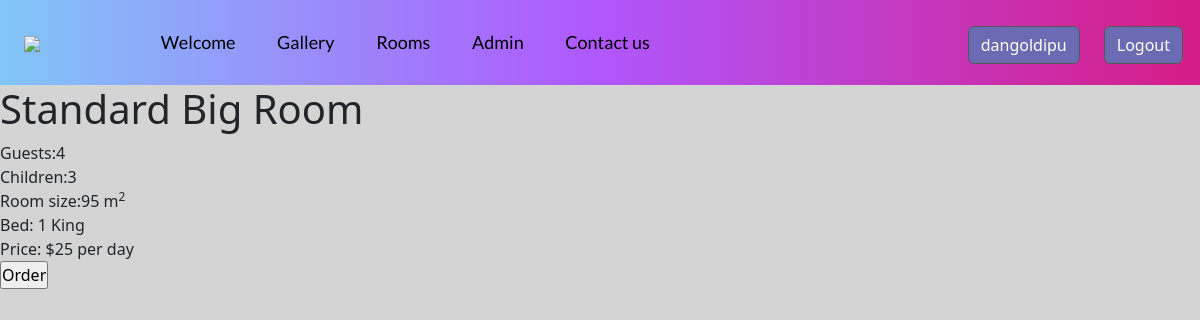
The app's page /room.php?id=4 (signed in) with its own data.
### tables this page shows
CREATE TABLE `logindetails` (
  `id` int(11) NOT NULL,
  `firstname` varchar(255) NOT NULL,
  `lastname` varchar(255) NOT NULL,
  `phone` varchar(255) NOT NULL,
  `password` varchar(255) NOT NULL,
  `email` varchar(255) NOT NULL,
  `username` varchar(255) NOT NULL,
  `role` int(11) NOT NULL
);

CREATE TABLE `hotelrooms` (
  `id` int(11) NOT NULL,
  `roomtype` varchar(255) NOT NULL,
  `guests` varchar(255) NOT NULL,
  `children` varchar(255) NOT NULL,
  `roomsize` varchar(255) NOT NULL,
  `bedsize` varchar(255) NOT NULL,
  `price` int(11) NOT NULL
);

### classesandfunctions.php (called while the page is built, shortened)
<?php
function admin_check($c){
    $u = $_SESSION['username'];
    $s = "SELECT * FROM logindetails where username='$u'";
    $r = mysqli_query($c, $s);
    return $r;
}
?>

### room.php (the view)
<?php
include "header.php";
$db = new db_connect();
$con = $db->connectdb();
$id = $_GET["id"];
$sql = "SELECT * FROM hotelrooms WHERE id=$id";
$result = mysqli_query($con, $sql);
$row = mysqli_fetch_assoc($result);
?>
<h1><?php echo $row["roomtype"]; ?></h1>
<div>Guests:<?php echo $row['guests'];?></div>
<div>Children:<?php echo $row['children'];?></div>
<div>Room size:<?php echo $row['roomsize'];?> m<sup>2</sup></div>
<div>Bed: <?php echo $row['bedsize'];?></div>
<div>Price: $<?php echo $row['price'];?> per day</div>
<form method="post" action="roomsave.php?id=<?php echo $id;?>">
    <input type="submit" value="Order"/>
</form>

### header.php (shortened to what this page needs)
<!DOCTYPE html>
<html lang="en">
<head>
  <link rel="stylesheet" href="https://cdn.jsdelivr.net/npm/bootstrap@5.2.1/dist/css/bootstrap.min.css" integrity=sha384-iYQeCzEYFbKjA/T2uDLTpkwGzCiq6soy8tYaI1GyVh/UjpbCx/TYkiZhlZB6+fzT" />
  <link rel="stylesheet" href="https://cdnjs.cloudflare.com/ajax/libs/font-awesome/4.7.0/css/font-awesome.min.css" />
  <link rel="stylesheet" type="text/css" href="css/style1.css" />
  <link rel="stylesheet" href="https://cdnjs.cloudflare.com/ajax/libs/animate.css/4.1.1/animate.min.css" />
  <link rel="stylesheet" href="https://cdnjs.cloudflare.com/ajax/libs/OwlCarousel2/2.3.4/assets/owl.carousel.min.css" />
</head>
<body>
  <?php
  require_once "classesandfunctions.php";
  $u = $_SESSION['username'];
  $db = new db_connect();
  $con = $db->connectdb();
  $r = admin_check($con);
  ?>
  <header>
    <div class="container-fliud">
      <nav class="navbar navbar-expand-lg navbar-light bg-light">
        <div class="container-fluid">
          <a class="navbar-brand" href="#"><img src="../assets/logo.png" style="height: 80px; margin-left: -100px" /></a>
          <div class="collapse navbar-collapse" id="navbarScroll">
            <ul class="navbar-nav me-auto my-2 my-lg-0 navbar-nav-scroll" style="--bs-scroll-height: 100px">
            <li class="nav-item">
                <a class="nav-link" href="welcome.php">Welcome</a>
              </li>
              <li class="nav-item">
                <a class="nav-link" href="gallery.php">Gallery</a>
              </li>
              <li class="nav-item">
                <a class="nav-link" href="roomselect.php">Rooms</a>
              </li>
              <?php
              while ($rou = $r->fetch_assoc()) {
                if ($rou["role"] == 1) {
              ?>
                  <li class="nav-item">
                    <a class="nav-link" href="admin.php">Admin</a>
                  </li>
              <?php
                }
              }
              ?>
              <li class="nav-item">
                <a class="nav-link" href="#">Contact us</a>
              </li>
            </ul>
            <div class="log-controls">
            <form class="me-auto" method="post" action="profile.php">
              <button type="submit" name="logout" class="btn btn-light">
              <?php echo $u ?>
              </button>
            </form>
            <form class="me-auto" method="post" action="logout.php">
                  <button type="submit" name="logout" class="btn btn-light">
                    Logout
                  </button>
                </form>
            </div>
          </div>
        </div>
      </nav>
    </div>
  </header>
</body>
</html>

### css/style1.css (style rules this page uses)
* { box-sizing: border-box; margin: 0; padding: 0; }
:root { --Sniglet-font: "Sniglet", cursive; --Rubik: "Rubik", cursive; --Patua: "Patua One", cursive; --Lobster: "lobster", cursive; --light-black: #2e2c2caf; --bggradient: linear-gradient(to bottom, #9662e9, #5154ee); --bggradient: linear-gradient(to left, #d61c86 0%, #b057fd 50%, #81c6f8 100%); --light-gray: rgba(255, 255, 255, 0.877); }
body { background-color: #d4d4d4; }
header a { font-family: var(--Sniglet-font); font-size: 0.9em; color: whitesmoke; }
.navbar { background-color: #ff3cac; background: var(--bggradient); }
header .nav-item:last-child { padding-right: 3em; }
header .nav-item { padding: 0.8em; }
header .navbar-brand { padding-left: 7rem; }
header { background: #000000; }
.navbar-light .navbar-nav .nav-link { color: #000000; font-family: Lato; font-size: 1.125rem; }
.btn-light { color: #fffff1; background-color: #6b6bb4; border-color: #575757; }
.log-controls { display: flex; flex-direction: row; gap: 1.5em; padding: 5px; margin-top: 5px; }

### records on screen
logindetails: role "Admin"
hotelrooms: roomtype "Standard Big Room", guests "4", children "3", roomsize "95", bedsize "1 King", price "25"

### other values on screen
$u "dangoldipu"
